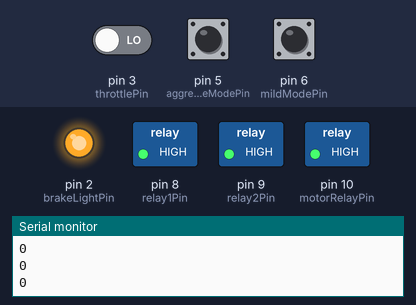
A sketch run on a simulated Arduino Uno, built with avr-gcc and run on an emulated ATmega328P. Parts: switched loads named in the sketch (green lamp = pin HIGH), output pins drawn as LEDs (lit = HIGH), the last lines printed to the serial monitor. The inputs (shaded band) are chosen by the test bench; at power-on: pin 3 (throttlePin) LOW, pin 5 (aggressiveModePin) LOW, pin 6 (mildModePin) LOW.

Above: at 1.2 s.
1.3 s: pin 3 (throttlePin) driven HIGH
At 2.0 s:
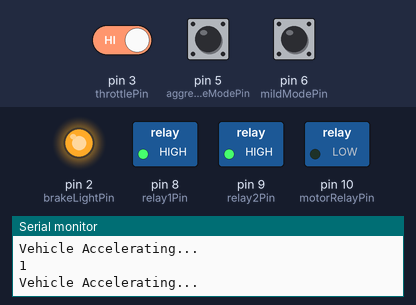
2.8 s: pin 3 (throttlePin) driven LOW
At 3.4 s:
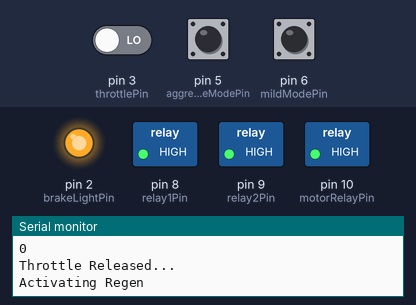
Timing chart, 0 to 5.8 s (numbered marks = the images above; inputs shaded):
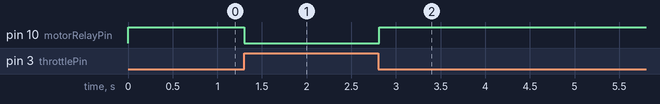

Measured:
- after the input at 1.3 s, pin 10 (motorRelayPin): HIGH → LOW at once
- after the input at 2.8 s, pin 10 (motorRelayPin): LOW → HIGH at once

The sketch:

ev_adaptive_regen.ino
```cpp
//Team: Low Level Brawlers
//Track: Electric Vehicle and Future Mobility
//Team: Arun V M, Hemanth R, Hrudayesh B Y, Lokesh M


//Variables for Relay
int relay1Pin = 8;
int relay2Pin = 9;
int motorRelayPin = 10;

//Variables for button
int throttlePin = 3;

//Variables for States
int previousState = 0;
int presentState = 0;


//Variables for regen mode
int mildModeStatus = 0;
int aggressiveModeStatus = 0;
//Variables for regen modes
int aggressiveModePin = 5;
int mildModePin = 6;

//Variable for brakeLight
int brakeLightStatus = 0;
int brakeLightPin = 2;

void setup()
{

  Serial.begin(9600);//Enabling the serial communication
  //Setting pins connected to relays as output
  pinMode(relay1Pin, OUTPUT);
  pinMode(relay2Pin, OUTPUT);
  pinMode(motorRelayPin, OUTPUT);

  //Setting pins connected to button as input
  pinMode(throttlePin, INPUT);

  //Turning all relays OFF
  digitalWrite(relay1Pin, HIGH);
  digitalWrite(relay2Pin, HIGH);
  digitalWrite(motorRelayPin, HIGH);//Relays are Active Low

  //Setting pin of Brake light
  pinMode(brakeLightPin, OUTPUT);

  //Turning the brake LightRelay OFF
  digitalWrite(brakeLightPin, HIGH);
}

void loop()
{
  presentState = digitalRead(throttlePin);
  Serial.println(presentState);

  if(presentState == 1)
  {
    digitalWrite(relay1Pin, HIGH);
    digitalWrite(relay2Pin, HIGH); //Disabling Regen while accelrating
    digitalWrite(motorRelayPin, !presentState);//relay is active LOW
    digitalWrite(brakeLightPin,  HIGH);
    Serial.println("Vehicle Accelerating...");
    previousState = presentState;
  }


  presentState = digitalRead(throttlePin);
  if(previousState ==  1 && presentState == 0)
  {
    Serial.println(presentState);
    digitalWrite(motorRelayPin, !presentState);
    Serial.println("Throttle Released...");
    Serial.println("Activating Regen");
    //previousState = 0;

    mildModeStatus = digitalRead(mildModePin);
    aggressiveModeStatus = digitalRead(aggressiveModePin);

    digitalWrite(relay1Pin, !mildModeStatus);
    digitalWrite(relay2Pin, !aggressiveModeStatus);


    brakeLightStatus = aggressiveModeStatus? LOW:HIGH;
    digitalWrite(brakeLightPin,  brakeLightStatus);
    // delay(2000);
    // digitalWrite(brakeLightPin,  HIGH);
    // delay(2000);


  }

  delay(50);


}
```
